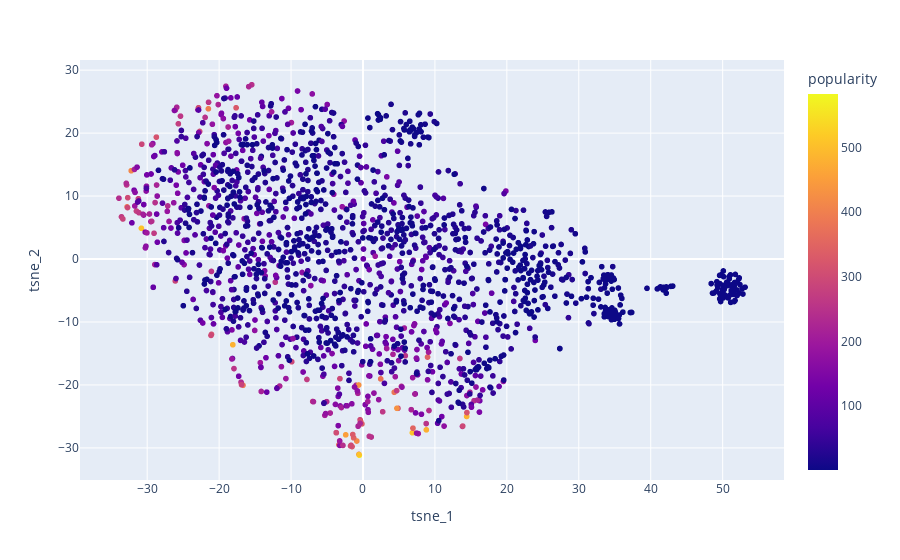

Source (notebook cell):
### Code cell
import plotly.express as px

tsne_df = pd.DataFrame(item_tsne, columns=["tsne_1", "tsne_2"])
tsne_df["item_id"] = np.arange(item_tsne.shape[0])
tsne_df = tsne_df.merge(items.reset_index())

px.scatter(tsne_df, x="tsne_1", y="tsne_2",
           color="popularity",
           hover_data=["item_id", "title", "popularity"])

### Figure 1 — Plotly figure (JSON) as saved in the notebook; plotly's stock layout.template omitted (floating-point values rounded to 4 significant figures; data arrays with more than 128 entries replaced by an {"elided": "..."} marker saying what was removed)
{"data": [{"customdata": {"elided": "1682x3 mixed values"}, "hovertemplate": "tsne_1=%{x}<br>tsne_2=%{y}<br>item_id=%{customdata[0]}<br>title=%{customdata[1]}<br>popularity=%{marker.color}<extra></extra>", "legendgroup": "", "marker": {"color": {"elided": "1682 int values"}, "coloraxis": "coloraxis", "symbol": "circle"}, "mode": "markers", "name": "", "showlegend": false, "type": "scattergl", "x": {"elided": "1682 float values"}, "xaxis": "x", "y": {"elided": "1682 float values"}, "yaxis": "y"}], "layout": {"coloraxis": {"colorbar": {"title": {"text": "popularity"}}, "colorscale": [[0, "#0d0887"], [0.1111, "#46039f"], [0.2222, "#7201a8"], [0.3333, "#9c179e"], [0.4444, "#bd3786"], [0.5556, "#d8576b"], [0.6667, "#ed7953"], [0.7778, "#fb9f3a"], [0.8889, "#fdca26"], [1, "#f0f921"]]}, "legend": {"tracegroupgap": 0}, "margin": {"t": 60}, "xaxis": {"anchor": "y", "domain": [0, 1], "title": {"text": "tsne_1"}}, "yaxis": {"anchor": "x", "domain": [0, 1], "title": {"text": "tsne_2"}}}}
